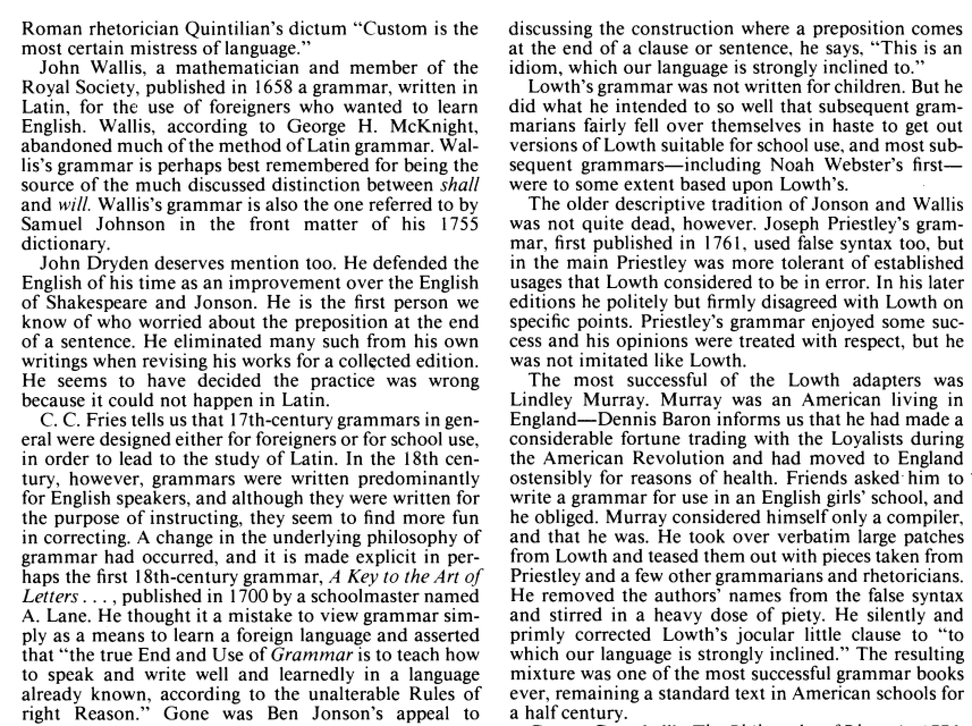
#> input picture data/3_split_pages_full/split_example_image1.png, 972 x 726 px, shrunk from 1714 x 1280 before the run
$ python split_columns.py -i ../data/3_split_pages_full -o out
#> lines starting #> are read from the running program, lines starting #| are printed output that depends on the picture; after the words box and inside, x2 and y2 are one past the last pixel; in counts of white or black regions, pixels touching at a corner belong together
#!/usr/bin/env python3
"""
split_columns.py
ulti-column splitter with smarter gutter handling

supports:
- light deskew
- adaptive binarization
- fallback to vertical rule lines (dictionary style)
- `--equal-columns K` (newspaper, 3-col, etc.)
- `--force-split-x X` manual cut

- instead of assuming there's ONE split x, we can now detect a WHOLE
  "blank corridor" between two columns: [gutter_left, gutter_right];
  then we crop:
      left  = page[:, :gutter_left-pad]
      right = page[:, gutter_right+pad:]
  this fixes cases where the middle whitespace is actually a BAND,
  not a razor-thin line (your textbook-style scan)
"""

import sys
import math
import argparse
from pathlib import Path

import cv2
import numpy as np

# -----------------------
# I/O HELPER
# -----------------------

def load_image_any_unicode(path: Path):
    try:
        data = np.fromfile(str(path), dtype=np.uint8)
        img = cv2.imdecode(data, cv2.IMREAD_COLOR)
        return img
    except Exception:
        return None


def save_image_any_unicode(path: Path, img, ext=".png"):
    if not ext.startswith("."):
        ext = "." + ext
    ok, buf = cv2.imencode(ext, img)
    if not ok:
        return False
    buf.tofile(str(path))
    return True


# -----------------------
# PREPROCESS (binarize, deskew)
# -----------------------

def to_binary_document(img_bgr):
    gray = cv2.cvtColor(img_bgr, cv2.COLOR_BGR2GRAY)
    blur = cv2.GaussianBlur(gray, (5, 5), 0)
    bw = cv2.adaptiveThreshold(
        blur,
        maxValue=255,
        adaptiveMethod=cv2.ADAPTIVE_THRESH_GAUSSIAN_C,
        thresholdType=cv2.THRESH_BINARY,
        blockSize=35,
        C=15,
    )
    return bw     ## 0=ink, 255=bg


def estimate_rotation(bw_img):
    edges = cv2.Canny(bw_img, 50, 150)
    lines = cv2.HoughLines(edges, 1, np.pi / 180.0, 200)
    if lines is None:
        return 0.0

    angles = []
    for rho_theta in lines[:200]:
        rho, theta = rho_theta[0]
        deg = theta * 180.0 / math.pi
        if deg > 90:
            deg -= 180
        if abs(deg) < 20:   ## near-horizontal
            angles.append(deg)

    if not angles:
        return 0.0
    return float(np.median(angles))


def rotate_image_keep_bounds(img, angle_deg):
    if abs(angle_deg) < 0.5:
        return img

    (h, w) = img.shape[:2]
    center = (w // 2, h // 2)
    M = cv2.getRotationMatrix2D(center, angle_deg, 1.0)

    cos_a = abs(M[0, 0])
    sin_a = abs(M[0, 1])
    new_w = int((h * sin_a) + (w * cos_a))
    new_h = int((h * cos_a) + (w * sin_a))

    M[0, 2] += (new_w / 2) - center[0]
    M[1, 2] += (new_h / 2) - center[1]

    rotated = cv2.warpAffine(
        img,
        M,
        (new_w, new_h),
        flags=cv2.INTER_LINEAR,
        borderValue=255,
    )
    return rotated


# -----------------------
# INK PROFILE UTILITIES
# -----------------------

def vertical_ink_profile(bw_img):
    """
    For each x, count how much black ink is there.
    Smaller number = whiter column.
    """
    ink_mask = (255 - bw_img) // 255    ## 1 where black, 0 where white
    col_sum = np.sum(ink_mask, axis=0)
    return col_sum.astype(np.int32)


def smooth_1d(arr, ksize=31):
    """
    Simple moving average smoothing.
    """
    k = np.ones(ksize, dtype=np.float32) / float(ksize)
    return np.convolve(arr.astype(np.float32), k, mode="same")


# -----------------------
# STRATEGY A: find a *band* of whitespace between two columns
# -----------------------

def find_two_column_band(bw_img, middle_frac=(0.15, 0.85), min_band_px=20):
    """
    goal:
      on clean 2-column academic pages, the split is not a hairline;
      it's a whole "gutter band" ~20-60 px wide with almost no text;
      we want both edges of that band

    steps:
      - build vertical ink density profile
      - keep only the central horizontal range (to avoid margins)
      - look for the WIDEST low-ink run, not just lowest single point

    returns:
      (gutter_left, gutter_right) as ints if we find a plausible band,
      else (None, None).

    heuristics:
      - we measure "ink density" after smoothing
      - we find all contiguous runs where density < (global_mean * 0.5)
        then pick the widest run
    """
    h, w = bw_img.shape[:2]
    prof = vertical_ink_profile(bw_img)
    prof_s = smooth_1d(prof, ksize=31)

    ## focus roughly on middle_frac of width, so we ignore outer page margins
    x_lo = int(w * middle_frac[0])
    x_hi = int(w * middle_frac[1])
    if x_hi <= x_lo:
        x_lo, x_hi = 0, w

    mid_slice = prof_s[x_lo:x_hi]
    if mid_slice.size == 0:
        return (None, None)

    ## threshold for "blank-enough"
    thr = np.mean(mid_slice) * 0.5    ## pretty white

    ## scan for longest run where prof_s[x] < thr
    best_len = -1
    best_pair = (None, None)

    run_start = None
    for i, val in enumerate(mid_slice):
        if val < thr:
            if run_start is None:
                run_start = i
        else:
            if run_start is not None:
                run_end = i - 1
                run_len = run_end - run_start + 1
                if run_len > best_len:
                    best_len = run_len
                    best_pair = (x_lo + run_start, x_lo + run_end)
                run_start = None
    ## tail run
    if run_start is not None:
        run_end = len(mid_slice) - 1
        run_len = run_end - run_start + 1
        if run_len > best_len:
            best_len = run_len
            best_pair = (x_lo + run_start, x_lo + run_end)

    if best_len < min_band_px:
        return (None, None)

    gutter_left, gutter_right = best_pair

    ## sanity: the band should be somewhere near page center,
    ## not hugging far-left or far-right margin.
    ## e.g. reject if it's basically the left margin whitespace.
    center_x = w * 0.5
    if gutter_right < center_x * 0.5:
        ## way too left, probs margin
        return (None, None)
    if gutter_left > w - center_x * 0.5:
        ## way too right, probs margin
        return (None, None)

    return (int(gutter_left), int(gutter_right))


# -----------------------
# STRATEGY B: vertical rule lines (for dictionary scans)
# -----------------------

# [82 lines left out: functions _gather_vertical_segments, _dense_x_cluster, estimate_single_split_by_lines, not called in this run]


# -----------------------
# Cropping helpers
# -----------------------

def crop_from_band(bw_img, band_left, band_right, pad=6):
    """
    detected a gutter band [band_left, band_right];
    return two column crops with that band removed

    left  = [:, :band_left-pad]
    right = [:, band_right+pad:]
    """
    h, w = bw_img.shape[:2]
    L_end = max(band_left - pad, 0)
    R_start = min(band_right + pad, w)

    left_img = bw_img[:, :L_end]
    right_img = bw_img[:, R_start:]
    return [left_img, right_img]


# [20 lines left out: functions crop_two_columns_point, crop_equal_columns, not called in this run]


# -----------------------
# Per-page pipeline
# -----------------------

def process_page(
    img_path: Path,
    out_dir: Path,
    fmt: str,
    equal_cols: int = None,
    force_x: int = None,
    pad: int = 6,
):
    color = load_image_any_unicode(img_path)
    if color is None:
        return False, f"{img_path.name}: cannot read image", 0

    bw0 = to_binary_document(color)
    skew_deg = estimate_rotation(bw0)
    fixed_color = rotate_image_keep_bounds(color, -skew_deg)
    bw = to_binary_document(fixed_color)

    h, w = bw.shape[:2]
    stem = img_path.stem

    ## explicit multi-col override (e.g. newspaper)
    if equal_cols and equal_cols > 1:
        crops = crop_equal_columns(bw, equal_cols)
        saved = 0
        for i, cimg in enumerate(crops, start=1):
            out_path = out_dir / f"{stem}_col{i}.{fmt}"
            ok = save_image_any_unicode(out_path, cimg, ext="." + fmt)
            if ok:
                saved += 1
        msg = (f"{img_path.name}: {equal_cols} equal columns "
               f"(override), skew={skew_deg:.2f}°")
        return True, msg, saved

    ## manual x override
    if force_x is not None:
        xs = int(force_x)
        xs = max(1, min(w - 2, xs))
        crops = crop_two_columns_point(bw, xs, pad=pad)
        saved = 0
        for i, cimg in enumerate(crops, start=1):
            out_path = out_dir / f"{stem}_col{i}.{fmt}"
            ok = save_image_any_unicode(out_path, cimg, ext="." + fmt)
            if ok:
                saved += 1
        msg = (f"{img_path.name}: forced split at x={xs}, "
               f"skew={skew_deg:.2f}°")
        return True, msg, saved

    ## AUTO: first try wide blank band
    band_left, band_right = find_two_column_band(
        bw,
        middle_frac=(0.15, 0.85),   ## ignore extreme margins
        min_band_px=20,             ## must be at least 20px wide
    )

    if band_left is not None and band_right is not None:
        crops = crop_from_band(bw, band_left, band_right, pad=pad)
        method = f"blank-band[{band_left}-{band_right}]"
    else:
        ## fallback: look for a single divider line cluster
        xs_line = estimate_single_split_by_lines(bw)
        if xs_line is not None:
            crops = crop_two_columns_point(bw, xs_line, pad=pad)
            method = f"vertical-lines x={xs_line}"
        else:
            ## ultimate fallback: just split at page center
            xs_mid = w // 2
            crops = crop_two_columns_point(bw, xs_mid, pad=pad)
            method = f"center-fallback x={xs_mid}"

    ## save crops
    saved = 0
    for i, cimg in enumerate(crops, start=1):
        out_path = out_dir / f"{stem}_col{i}.{fmt}"
        ok = save_image_any_unicode(out_path, cimg, ext="." + fmt)
        if ok:
            saved += 1

    msg = (f"{img_path.name}: {method}, skew={skew_deg:.2f}°")
    return True, msg, saved


# -----------------------
# HELPERS
# -----------------------

def collect_images(folder: Path):
    valid_exts = {
        ".jpg", ".jpeg", ".png", ".bmp", ".tif", ".tiff", ".webp"
    }
    out = []
    for p in folder.iterdir():
        if p.is_file() and p.suffix.lower() in valid_exts:
            out.append(p)
    out.sort()
    return out


# -----------------------
# main()
# -----------------------

def main():
    ap = argparse.ArgumentParser(
        description="Split scanned multi-column pages into per-column images."
    )
    ap.add_argument("--input", "-i", required=True,
                    help="folder of scanned full pages")
    ap.add_argument("--output", "-o", required=True,
                    help="folder to save column crops")
    ap.add_argument("--format", "-f", default="png",
                    help="output image extension (png/jpg/...)")

    ap.add_argument("--equal-columns", type=int, default=None,
                    help="Force K equal-width vertical slices (newspaper mode).")
    ap.add_argument("--force-split-x", type=int, default=None,
                    help="Force 2-column split at this x pixel.")
    ap.add_argument("--pad", type=int, default=6,
                    help="Gap (px) to trim around gutter/band to avoid cutting glyphs.")

    args = ap.parse_args()

    in_dir = Path(args.input)
    out_dir = Path(args.output)
    out_fmt = args.format.lower().strip(".")
    if not in_dir.exists() or not in_dir.is_dir():
        print(f"[!! ERROR] {in_dir} is not a directory", file=sys.stderr)
        sys.exit(1)

    out_dir.mkdir(parents=True, exist_ok=True)

    pages = collect_images(in_dir)
    if not pages:
        print("[!! WARN] no input images found")
        sys.exit(0)

    print(f"[INFO] found {len(pages)} page(s)\n")

    total_ok = 0
    total_cols = 0

    for idx, img_path in enumerate(pages, start=1):
        ok, msg, ncols = process_page(
            img_path,
            out_dir,
            out_fmt,
            equal_cols=args.equal_columns,
            force_x=args.force_split_x,
            pad=args.pad,
        )
#> in load_image_any_unicode, img is the input picture: shape (726, 972, 3); min 0, max 255, mean 213.2
#> in to_binary_document, `blur = cv2.GaussianBlur(gray, (5, 5), 0)`:
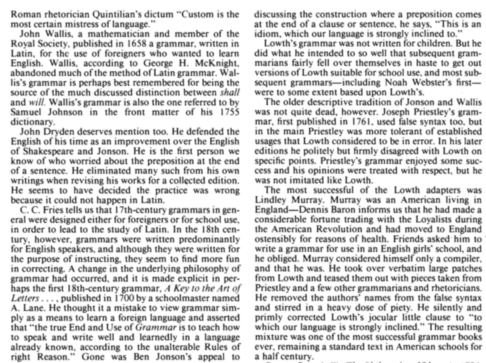
#> blur: shape (726, 972) (shown at 1/2 size); min 37, max 255, mean 213.2
#> in to_binary_document, `bw = cv2.adaptiveThreshold( blur, maxValue=255, adaptiveMethod=cv2.ADA..`:
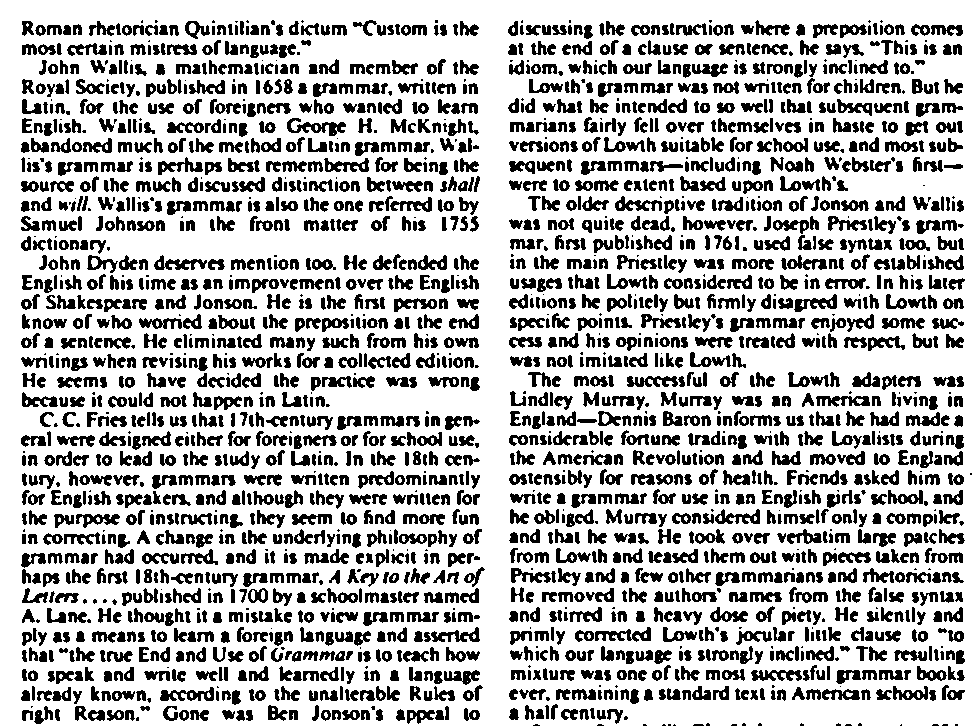
#> bw: shape (726, 972); 72.1% white; 2384 black regions (291 under 20 px), largest, box (x1, y1, x2, y2) and area: (287, 118, 346, 136) 458, (595, 627, 651, 642) 403, (160, 687, 214, 701) 401
#> in estimate_rotation, `edges = cv2.Canny(bw_img, 50, 150)`:
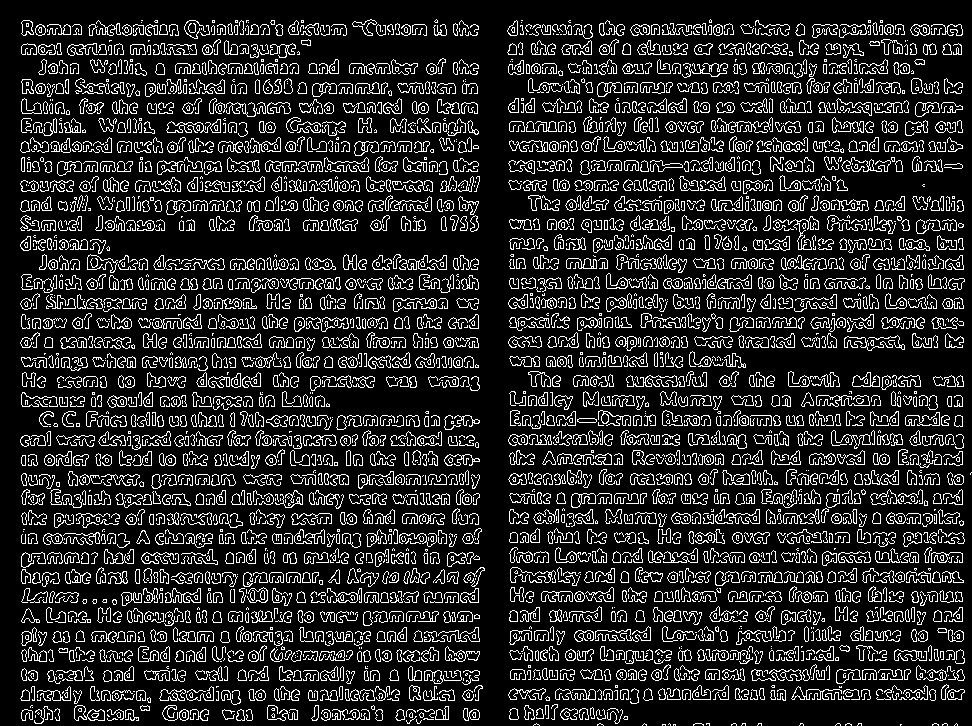
#> edges: shape (726, 972); 15.4% white in thin lines or dots
#> in estimate_rotation, `lines = cv2.HoughLines(edges, 1, np.pi / 180.0, 200)`: lines = 728 rows, first 8: [151, 1.57], [347, 1.57], [34, 1.57], [425, 1.57], [288, 1.57], [73, 1.57], [308, 1.57], [523, 1.57]
#> the loop in estimate_rotation, `for rho_theta in lines[:200]:` made 200 passes
#> (rho, theta, deg) on passes 1 to 8: (151, 1.57, -90), (347, 1.57, -90), (34, 1.57, -90), (425, 1.57, -90), (288, 1.57, -90), (73, 1.57, -90), (308, 1.57, -90), (523, 1.57, -90)
#> after the loop in estimate_rotation, `for rho_theta in lines[:200]:`: angles = []
#> in process_page, `skew_deg = estimate_rotation(bw0)`: skew_deg = 0
#> in vertical_ink_profile, `col_sum = np.sum(ink_mask, axis=0)`: col_sum = 972 values, max 406 at index 24, min 0 at index 0, mean 202.3
#> in find_two_column_band, `prof = vertical_ink_profile(bw_img)`: prof has the same summary as col_sum in vertical_ink_profile
#> in find_two_column_band, `prof_s = smooth_1d(prof, ksize=31)`: prof_s = 972 values, max 241.2 at index 37, min 0 at index 0, mean 202.1
#> in find_two_column_band, `mid_slice = prof_s[x_lo:x_hi]`: mid_slice = 681 values, max 237.3 at index 380, min 4.87 at index 349, mean 206.1
#> in find_two_column_band, `thr = np.mean(mid_slice) * 0.5`: thr = 103.1
#> the loop in find_two_column_band, `for i, val in enumerate(mid_slice):` made 681 passes
#> (run_end, run_len, best_len, best_pair) on pass 363: (361, 26, 26, (481, 506))
#> after the loop in find_two_column_band, `for i, val in enumerate(mid_slice):`: best_len = 26; run_end = 361; run_len = 26
#> in find_two_column_band, `gutter_left, gutter_right = best_pair`: gutter_left = 481; gutter_right = 506
#> in process_page, `band_left, band_right = find_two_column_band( bw, middle_frac=(0.15, 0..`: band_left = 481; band_right = 506
#> in crop_from_band, `L_end = max(band_left - pad, 0)`: L_end = 475
#> in crop_from_band, `R_start = min(band_right + pad, w)`: R_start = 512
#> in crop_from_band, `left_img = bw_img[:, :L_end]`:
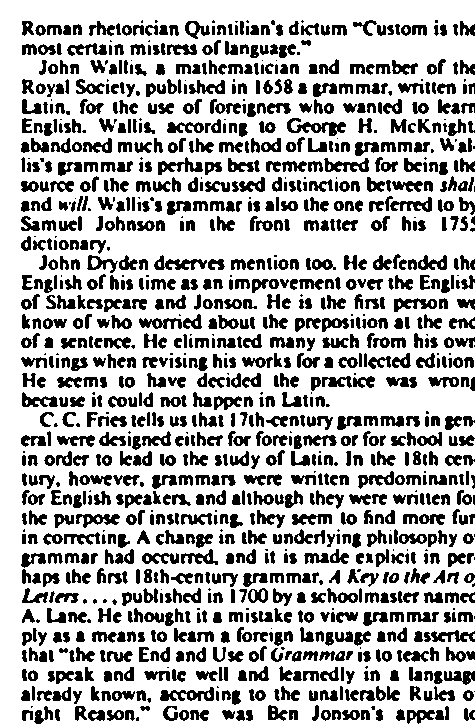
#> left_img: shape (726, 475); 71.8% white; 1214 black regions (144 under 20 px), largest, box (x1, y1, x2, y2) and area: (287, 118, 346, 136) 458, (160, 687, 214, 701) 401, (154, 255, 207, 270) 373
#> in crop_from_band, `right_img = bw_img[:, R_start:]`:
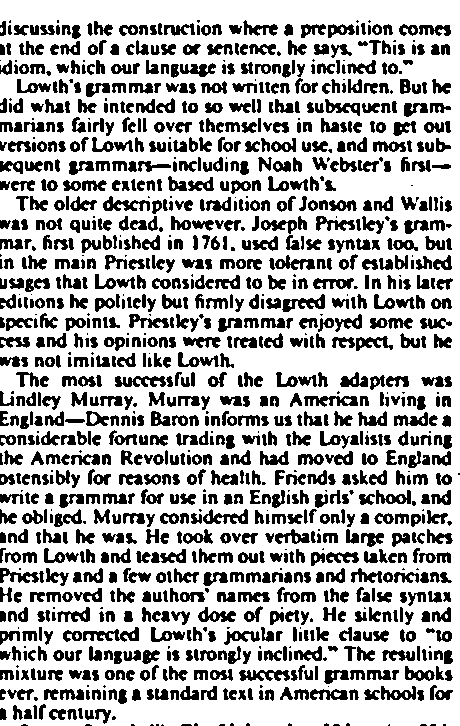
#> right_img: shape (726, 460); 70.7% white; 1171 black regions (155 under 20 px), largest, box (x1, y1, x2, y2) and area: (83, 627, 139, 642) 403, (304, 396, 358, 407) 365, (115, 376, 166, 387) 360
#> in process_page, `crops = crop_from_band(bw, band_left, band_right, pad=pad)`: crops = 2 items
#> in process_page, `method = f"blank-band[{band_left}-{band_right}]"`: method = 'blank-band[481-506]'
#> the loop in process_page, `for i, cimg in enumerate(crops, start=1):` made 2 passes
#> (i, ok, saved) on passes 1 to 2: (1, True, 1), (2, True, 2)
#> after the loop in process_page, `for i, cimg in enumerate(crops, start=1):`: saved = 2
#> ok = True; ncols = 2
        status = "OK" if ok else "FAIL"
#> status = 'OK'
        print(f"[{idx}/{len(pages)}] {status} {msg}")
#| [1/2] OK split_example_image1.png: blank-band[481-506], skew=0.00°
        if ok:
            total_ok += 1
            total_cols += ncols
#> total_cols = 2

    print(f"\n[SUMMARY] {total_ok}/{len(pages)} pages processed, "
          f"{total_cols} column images saved.")
#| [SUMMARY] 2/2 pages processed, 4 column images saved.


if __name__ == "__main__":
    main()
